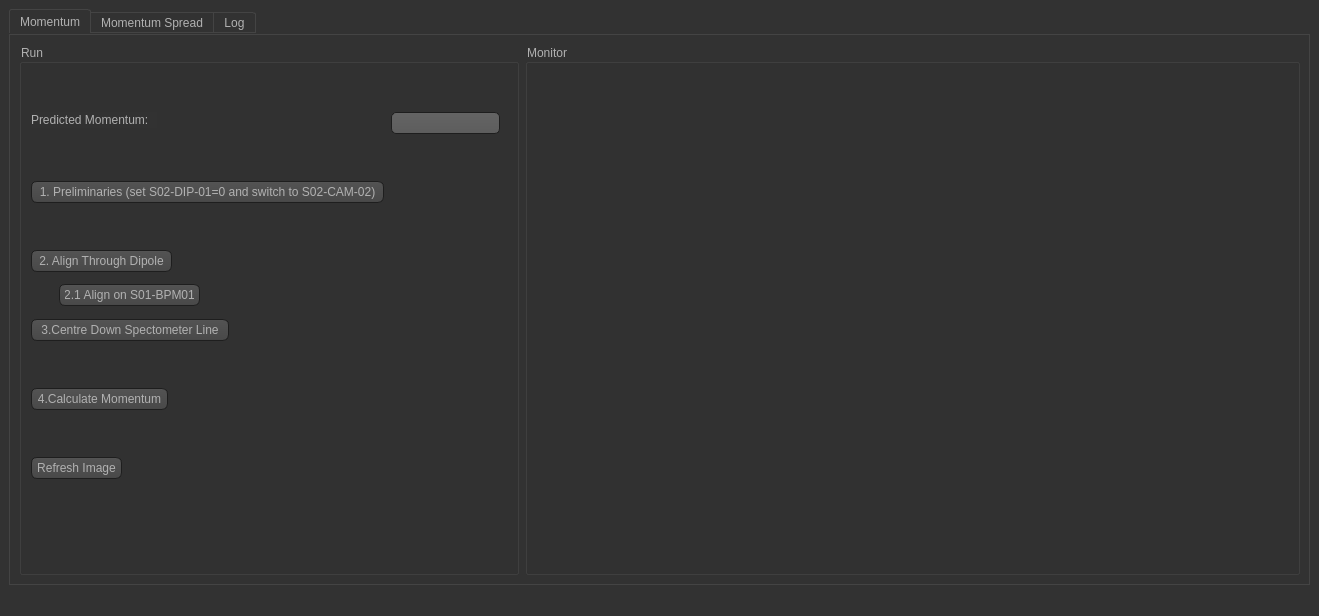
<?xml version="1.0" encoding="UTF-8"?>
<ui version="4.0">
 <class>MainWindow</class>
 <widget class="QMainWindow" name="MainWindow">
  <property name="geometry">
   <rect>
    <x>0</x>
    <y>0</y>
    <width>1319</width>
    <height>616</height>
   </rect>
  </property>
  <property name="windowTitle">
   <string>MainWindow</string>
  </property>
  <property name="styleSheet">
   <string notr="true">QToolTip
{
     border: 1px solid black;
     background-color: #ffa02f;
     padding: 1px;
     border-radius: 3px;
     opacity: 100;
}

QWidget
{
    color: #b1b1b1;
    background-color: #323232;
}

QWidget:item:hover
{
    background-color: QLinearGradient( x1: 0, y1: 0, x2: 0, y2: 1, stop: 0 #ffa02f, stop: 1 #ca0619);
    color: #000000;
}

QWidget:item:selected
{
    background-color: QLinearGradient( x1: 0, y1: 0, x2: 0, y2: 1, stop: 0 #ffa02f, stop: 1 #d7801a);
}

QMenuBar::item
{
    background: transparent;
}

QMenuBar::item:selected
{
    background: transparent;
    border: 1px solid #ffaa00;
}

QMenuBar::item:pressed
{
    background: #444;
    border: 1px solid #000;
    background-color: QLinearGradient(
        x1:0, y1:0,
        x2:0, y2:1,
        stop:1 #212121,
        stop:0.4 #343434/*,
        stop:0.2 #343434,
        stop:0.1 #ffaa00*/
    );
    margin-bottom:-1px;
    padding-bottom:1px;
}

QMenu
{
    border: 1px solid #000;
}

QMenu::item
{
    padding: 2px 20px 2px 20px;
}

QMenu::item:selected
{
    color: #000000;
}

QWidget:disabled
{
    color: #404040;
    background-color: #323232;
}

QAbstractItemView
{
    background-color: QLinearGradient( x1: 0, y1: 0, x2: 0, y2: 1, stop: 0 #4d4d4d, stop: 0.1 #646464, stop: 1 #5d5d5d);
}

QWidget:focus
{
    /*border: 2px solid QLinearGradient( x1: 0, y1: 0, x2: 0, y2: 1, stop: 0 #ffa02f, stop: 1 #d7801a);*/
}

QLineEdit
{
    background-color: QLinearGradient( x1: 0, y1: 0, x2: 0, y2: 1, stop: 0 #4d4d4d, stop: 0 #646464, stop: 1 #5d5d5d);
    padding: 1px;
    border-style: solid;
    border: 1px solid #1e1e1e;
    border-radius: 5;
}

QPushButton
{
    color: #b1b1b1;
    background-color: QLinearGradient( x1: 0, y1: 0, x2: 0, y2: 1, stop: 0 #565656, stop: 0.1 #525252, stop: 0.5 #4e4e4e, stop: 0.9 #4a4a4a, stop: 1 #464646);
    border-width: 1px;
    border-color: #1e1e1e;
    border-style: solid;
    border-radius: 6;
    padding: 3px;
    font-size: 12px;
    padding-left: 5px;
    padding-right: 5px;
}

QPushButton:pressed
{
    background-color: QLinearGradient( x1: 0, y1: 0, x2: 0, y2: 1, stop: 0 #2d2d2d, stop: 0.1 #2b2b2b, stop: 0.5 #292929, stop: 0.9 #282828, stop: 1 #252525);
}

QComboBox
{
    selection-background-color: #ffaa00;
    background-color: QLinearGradient( x1: 0, y1: 0, x2: 0, y2: 1, stop: 0 #565656, stop: 0.1 #525252, stop: 0.5 #4e4e4e, stop: 0.9 #4a4a4a, stop: 1 #464646);
    border-style: solid;
    border: 1px solid #1e1e1e;
    border-radius: 5;
}

QComboBox:hover,QPushButton:hover
{
    border: 2px solid QLinearGradient( x1: 0, y1: 0, x2: 0, y2: 1, stop: 0 #ffa02f, stop: 1 #d7801a);
}


QComboBox:on
{
    padding-top: 3px;
    padding-left: 4px;
    background-color: QLinearGradient( x1: 0, y1: 0, x2: 0, y2: 1, stop: 0 #2d2d2d, stop: 0.1 #2b2b2b, stop: 0.5 #292929, stop: 0.9 #282828, stop: 1 #252525);
    selection-background-color: #ffaa00;
}

QComboBox QAbstractItemView
{
    border: 2px solid darkgray;
    selection-background-color: QLinearGradient( x1: 0, y1: 0, x2: 0, y2: 1, stop: 0 #ffa02f, stop: 1 #d7801a);
}

QComboBox::drop-down
{
     subcontrol-origin: padding;
     subcontrol-position: top right;
     width: 15px;

     border-left-width: 0px;
     border-left-color: darkgray;
     border-left-style: solid; /* just a single line */
     border-top-right-radius: 3px; /* same radius as the QComboBox */
     border-bottom-right-radius: 3px;
 }

QComboBox::down-arrow
{
     image: url(:/down_arrow.png);
}

QGroupBox:focus
{
border: 2px solid QLinearGradient( x1: 0, y1: 0, x2: 0, y2: 1, stop: 0 #ffa02f, stop: 1 #d7801a);
}

QTextEdit:focus
{
    border: 2px solid QLinearGradient( x1: 0, y1: 0, x2: 0, y2: 1, stop: 0 #ffa02f, stop: 1 #d7801a);
}

QScrollBar:horizontal {
     border: 1px solid #222222;
     background: QLinearGradient( x1: 0, y1: 0, x2: 0, y2: 1, stop: 0.0 #121212, stop: 0.2 #282828, stop: 1 #484848);
     height: 7px;
     margin: 0px 16px 0 16px;
}

QScrollBar::handle:horizontal
{
      background: QLinearGradient( x1: 0, y1: 0, x2: 1, y2: 0, stop: 0 #ffa02f, stop: 0.5 #d7801a, stop: 1 #ffa02f);
      min-height: 20px;
      border-radius: 2px;
}

QScrollBar::add-line:horizontal {
      border: 1px solid #1b1b19;
      border-radius: 2px;
      background: QLinearGradient( x1: 0, y1: 0, x2: 1, y2: 0, stop: 0 #ffa02f, stop: 1 #d7801a);
      width: 14px;
      subcontrol-position: right;
      subcontrol-origin: margin;
}

QScrollBar::sub-line:horizontal {
      border: 1px solid #1b1b19;
      border-radius: 2px;
      background: QLinearGradient( x1: 0, y1: 0, x2: 1, y2: 0, stop: 0 #ffa02f, stop: 1 #d7801a);
      width: 14px;
     subcontrol-position: left;
     subcontrol-origin: margin;
}

QScrollBar::right-arrow:horizontal, QScrollBar::left-arrow:horizontal
{
      border: 1px solid black;
      width: 1px;
      height: 1px;
      background: white;
}

QScrollBar::add-page:horizontal, QScrollBar::sub-page:horizontal
{
      background: none;
}

QScrollBar:vertical
{
      background: QLinearGradient( x1: 0, y1: 0, x2: 1, y2: 0, stop: 0.0 #121212, stop: 0.2 #282828, stop: 1 #484848);
      width: 7px;
      margin: 16px 0 16px 0;
      border: 1px solid #222222;
}

QScrollBar::handle:vertical
{
      background: QLinearGradient( x1: 0, y1: 0, x2: 0, y2: 1, stop: 0 #ffa02f, stop: 0.5 #d7801a, stop: 1 #ffa02f);
      min-height: 20px;
      border-radius: 2px;
}

QScrollBar::add-line:vertical
{
      border: 1px solid #1b1b19;
      border-radius: 2px;
      background: QLinearGradient( x1: 0, y1: 0, x2: 0, y2: 1, stop: 0 #ffa02f, stop: 1 #d7801a);
      height: 14px;
      subcontrol-position: bottom;
      subcontrol-origin: margin;
}

QScrollBar::sub-line:vertical
{
      border: 1px solid #1b1b19;
      border-radius: 2px;
      background: QLinearGradient( x1: 0, y1: 0, x2: 0, y2: 1, stop: 0 #d7801a, stop: 1 #ffa02f);
      height: 14px;
      subcontrol-position: top;
      subcontrol-origin: margin;
}

QScrollBar::up-arrow:vertical, QScrollBar::down-arrow:vertical
{
      border: 1px solid black;
      width: 1px;
      height: 1px;
      background: white;
}


QScrollBar::add-page:vertical, QScrollBar::sub-page:vertical
{
      background: none;
}

QTextEdit
{
    background-color: #242424;
}

QPlainTextEdit
{
    background-color: #242424;
}

QHeaderView::section
{
    background-color: QLinearGradient(x1:0, y1:0, x2:0, y2:1, stop:0 #616161, stop: 0.5 #505050, stop: 0.6 #434343, stop:1 #656565);
    color: white;
    padding-left: 4px;
    border: 1px solid #6c6c6c;
}

QCheckBox:disabled
{
color: #414141;
}

QDockWidget::title
{
    text-align: center;
    spacing: 3px; /* spacing between items in the tool bar */
    background-color: QLinearGradient(x1:0, y1:0, x2:0, y2:1, stop:0 #323232, stop: 0.5 #242424, stop:1 #323232);
}

QDockWidget::close-button, QDockWidget::float-button
{
    text-align: center;
    spacing: 1px; /* spacing between items in the tool bar */
    background-color: QLinearGradient(x1:0, y1:0, x2:0, y2:1, stop:0 #323232, stop: 0.5 #242424, stop:1 #323232);
}

QDockWidget::close-button:hover, QDockWidget::float-button:hover
{
    background: #242424;
}

QDockWidget::close-button:pressed, QDockWidget::float-button:pressed
{
    padding: 1px -1px -1px 1px;
}

QMainWindow::separator
{
    background-color: QLinearGradient(x1:0, y1:0, x2:0, y2:1, stop:0 #161616, stop: 0.5 #151515, stop: 0.6 #212121, stop:1 #343434);
    color: white;
    padding-left: 4px;
    border: 1px solid #4c4c4c;
    spacing: 3px; /* spacing between items in the tool bar */
}

QMainWindow::separator:hover
{

    background-color: QLinearGradient(x1:0, y1:0, x2:0, y2:1, stop:0 #d7801a, stop:0.5 #b56c17 stop:1 #ffa02f);
    color: white;
    padding-left: 4px;
    border: 1px solid #6c6c6c;
    spacing: 3px; /* spacing between items in the tool bar */
}

QToolBar::handle
{
     spacing: 3px; /* spacing between items in the tool bar */
     background: url(:/images/handle.png);
}

QMenu::separator
{
    height: 2px;
    background-color: QLinearGradient(x1:0, y1:0, x2:0, y2:1, stop:0 #161616, stop: 0.5 #151515, stop: 0.6 #212121, stop:1 #343434);
    color: white;
    padding-left: 4px;
    margin-left: 10px;
    margin-right: 5px;
}

QProgressBar
{
    border: 2px solid grey;
    border-radius: 5px;
    text-align: center;
}

QProgressBar::chunk
{
    background-color: #d7801a;
    width: 2.15px;
    margin: 0.5px;
}

QTabBar::tab {
    color: #b1b1b1;
    border: 1px solid #444;
    border-bottom-style: none;
    background-color: #323232;
    padding-left: 10px;
    padding-right: 10px;
    padding-top: 3px;
    padding-bottom: 2px;
    margin-right: -1px;
}

QTabWidget::pane {
    border: 1px solid #444;
    top: 1px;
}

QTabBar::tab:last
{
    margin-right: 0; /* the last selected tab has nothing to overlap with on the right */
    border-top-right-radius: 3px;
}

QTabBar::tab:first:!selected
{
 margin-left: 0px; /* the last selected tab has nothing to overlap with on the right */


    border-top-left-radius: 3px;
}

QTabBar::tab:!selected
{
    color: #b1b1b1;
    border-bottom-style: solid;
    margin-top: 3px;
    background-color: QLinearGradient(x1:0, y1:0, x2:0, y2:1, stop:1 #212121, stop:.4 #343434);
}

QTabBar::tab:selected
{
    border-top-left-radius: 3px;
    border-top-right-radius: 3px;
    margin-bottom: 0px;
}

QTabBar::tab:!selected:hover
{
    /*border-top: 2px solid #ffaa00;
    padding-bottom: 3px;*/
    border-top-left-radius: 3px;
    border-top-right-radius: 3px;
    background-color: QLinearGradient(x1:0, y1:0, x2:0, y2:1, stop:1 #212121, stop:0.4 #343434, stop:0.2 #343434, stop:0.1 #ffaa00);
}

QRadioButton::indicator:checked, QRadioButton::indicator:unchecked{
    color: #b1b1b1;
    background-color: #323232;
    border: 1px solid #b1b1b1;
    border-radius: 6px;
}

QRadioButton::indicator:checked
{
    background-color: qradialgradient(
        cx: 0.5, cy: 0.5,
        fx: 0.5, fy: 0.5,
        radius: 1.0,
        stop: 0.25 #ffaa00,
        stop: 0.3 #323232
    );
}

QCheckBox::indicator{
    color: #b1b1b1;
    background-color: #323232;
    border: 1px solid #b1b1b1;
    width: 9px;
    height: 9px;
}

QRadioButton::indicator
{
    border-radius: 6px;
}

QRadioButton::indicator:hover, QCheckBox::indicator:hover
{
    border: 1px solid #ffaa00;
}

QCheckBox::indicator:checked
{
    background-color: qradialgradient(
        cx: 0.5, cy: 0.5,
        fx: 0.5, fy: 0.5,
        radius: 1.0,
        stop: 0.25 #ffaa00,
        stop: 0.3 #323232
    );
    image:url(:/images/checkbox.png);
}

QCheckBox::indicator:disabled, QRadioButton::indicator:disabled
{
    border: 1px solid #444;
}</string>
  </property>
  <widget class="QWidget" name="centralwidget">
   <layout class="QHBoxLayout" name="horizontalLayout">
    <item>
     <widget class="QTabWidget" name="tabWidget">
      <property name="currentIndex">
       <number>0</number>
      </property>
      <widget class="QWidget" name="tab">
       <attribute name="title">
        <string>Momentum</string>
       </attribute>
       <layout class="QHBoxLayout" name="horizontalLayout_2">
        <item>
         <widget class="QGroupBox" name="groupBox_run">
          <property name="minimumSize">
           <size>
            <width>500</width>
            <height>0</height>
           </size>
          </property>
          <property name="maximumSize">
           <size>
            <width>500</width>
            <height>16777215</height>
           </size>
          </property>
          <property name="title">
           <string>Run</string>
          </property>
          <widget class="QLabel" name="label">
           <property name="geometry">
            <rect>
             <x>12</x>
             <y>68</y>
             <width>126</width>
             <height>16</height>
            </rect>
           </property>
           <property name="text">
            <string>Predicted Momentum:</string>
           </property>
          </widget>
          <widget class="QLineEdit" name="lineEdit_predictMom">
           <property name="geometry">
            <rect>
             <x>372</x>
             <y>68</y>
             <width>109</width>
             <height>22</height>
            </rect>
           </property>
          </widget>
          <widget class="QPushButton" name="pushButton_refreshImage">
           <property name="geometry">
            <rect>
             <x>12</x>
             <y>413</y>
             <width>91</width>
             <height>22</height>
            </rect>
           </property>
           <property name="text">
            <string>Refresh Image</string>
           </property>
          </widget>
          <widget class="QPushButton" name="pushButton_CentreC2V">
           <property name="geometry">
            <rect>
             <x>12</x>
             <y>275</y>
             <width>198</width>
             <height>22</height>
            </rect>
           </property>
           <property name="text">
            <string>3.Centre Down Spectometer Line</string>
           </property>
           <property name="checked">
            <bool>false</bool>
           </property>
          </widget>
          <widget class="QPushButton" name="pushButton_CalcMom">
           <property name="geometry">
            <rect>
             <x>12</x>
             <y>344</y>
             <width>137</width>
             <height>22</height>
            </rect>
           </property>
           <property name="text">
            <string>4.Calculate Momentum</string>
           </property>
           <property name="checked">
            <bool>false</bool>
           </property>
          </widget>
          <widget class="QPushButton" name="pushButton_Align">
           <property name="geometry">
            <rect>
             <x>12</x>
             <y>206</y>
             <width>141</width>
             <height>22</height>
            </rect>
           </property>
           <property name="text">
            <string>2. Align Through Dipole</string>
           </property>
           <property name="checked">
            <bool>false</bool>
           </property>
          </widget>
          <widget class="QPushButton" name="pushButton_Prelim">
           <property name="geometry">
            <rect>
             <x>12</x>
             <y>137</y>
             <width>353</width>
             <height>22</height>
            </rect>
           </property>
           <property name="sizePolicy">
            <sizepolicy hsizetype="Minimum" vsizetype="Fixed">
             <horstretch>0</horstretch>
             <verstretch>0</verstretch>
            </sizepolicy>
           </property>
           <property name="minimumSize">
            <size>
             <width>140</width>
             <height>0</height>
            </size>
           </property>
           <property name="maximumSize">
            <size>
             <width>371</width>
             <height>16777215</height>
            </size>
           </property>
           <property name="text">
            <string>1. Preliminaries (set S02-DIP-01=0 and switch to S02-CAM-02)</string>
           </property>
           <property name="checked">
            <bool>false</bool>
           </property>
          </widget>
          <widget class="QPushButton" name="pushButton_Align_2">
           <property name="geometry">
            <rect>
             <x>40</x>
             <y>240</y>
             <width>141</width>
             <height>22</height>
            </rect>
           </property>
           <property name="text">
            <string>2.1 Align on S01-BPM01</string>
           </property>
           <property name="checked">
            <bool>false</bool>
           </property>
          </widget>
         </widget>
        </item>
        <item>
         <widget class="QGroupBox" name="groupBox_monitor">
          <property name="minimumSize">
           <size>
            <width>600</width>
            <height>0</height>
           </size>
          </property>
          <property name="title">
           <string>Monitor</string>
          </property>
          <layout class="QHBoxLayout" name="horizontalLayout_4"/>
         </widget>
        </item>
       </layout>
      </widget>
      <widget class="QWidget" name="tab_2">
       <attribute name="title">
        <string>Momentum Spread</string>
       </attribute>
       <layout class="QHBoxLayout" name="horizontalLayout_3">
        <item>
         <widget class="QGroupBox" name="groupBox_s_run">
          <property name="minimumSize">
           <size>
            <width>500</width>
            <height>0</height>
           </size>
          </property>
          <property name="maximumSize">
           <size>
            <width>500</width>
            <height>16777215</height>
           </size>
          </property>
          <property name="title">
           <string>Run</string>
          </property>
          <layout class="QGridLayout" name="gridLayout_2">
           <item row="4" column="0">
            <widget class="QPushButton" name="pushButton_CalcDisp">
             <property name="text">
              <string>3. Calculate Dispersion</string>
             </property>
             <property name="checked">
              <bool>false</bool>
             </property>
            </widget>
           </item>
           <item row="6" column="0">
            <widget class="QPushButton" name="pushButton_Calc">
             <property name="text">
              <string>4. Calculate Momentum Spread</string>
             </property>
             <property name="checked">
              <bool>false</bool>
             </property>
            </widget>
           </item>
           <item row="0" column="0">
            <widget class="QCheckBox" name="checkBox_done_mom">
             <property name="text">
              <string>Momentum Measurement Done</string>
             </property>
            </widget>
           </item>
           <item row="7" column="0" colspan="2">
            <widget class="QPushButton" name="pushButton_refreshProfile">
             <property name="text">
              <string>Refresh Profile</string>
             </property>
            </widget>
           </item>
           <item row="1" column="0">
            <widget class="QPushButton" name="pushButton_Checks">
             <property name="text">
              <string>1. Checks</string>
             </property>
             <property name="checked">
              <bool>false</bool>
             </property>
            </widget>
           </item>
           <item row="2" column="0">
            <widget class="QPushButton" name="pushButton_MinBeta">
             <property name="text">
              <string>2. Minimise Beta</string>
             </property>
             <property name="checked">
              <bool>false</bool>
             </property>
            </widget>
           </item>
           <item row="3" column="0">
            <widget class="QPushButton" name="pushButton_SetDispSize">
             <property name="text">
              <string>3. Set Dispersion Size</string>
             </property>
            </widget>
           </item>
          </layout>
         </widget>
        </item>
        <item>
         <widget class="QGroupBox" name="groupBox_s_monitor">
          <property name="minimumSize">
           <size>
            <width>600</width>
            <height>0</height>
           </size>
          </property>
          <property name="title">
           <string>Monitor</string>
          </property>
          <layout class="QHBoxLayout" name="horizontalLayout_5"/>
         </widget>
        </item>
       </layout>
      </widget>
      <widget class="QWidget" name="tabLog">
       <attribute name="title">
        <string>Log</string>
       </attribute>
       <layout class="QHBoxLayout" name="horizontalLayout_6">
        <item>
         <layout class="QGridLayout" name="gridLayout_3"/>
        </item>
       </layout>
      </widget>
     </widget>
    </item>
   </layout>
  </widget>
  <widget class="QMenuBar" name="menubar">
   <property name="geometry">
    <rect>
     <x>0</x>
     <y>0</y>
     <width>1319</width>
     <height>26</height>
    </rect>
   </property>
  </widget>
  <widget class="QStatusBar" name="statusbar"/>
 </widget>
 <resources/>
 <connections/>
</ui>
